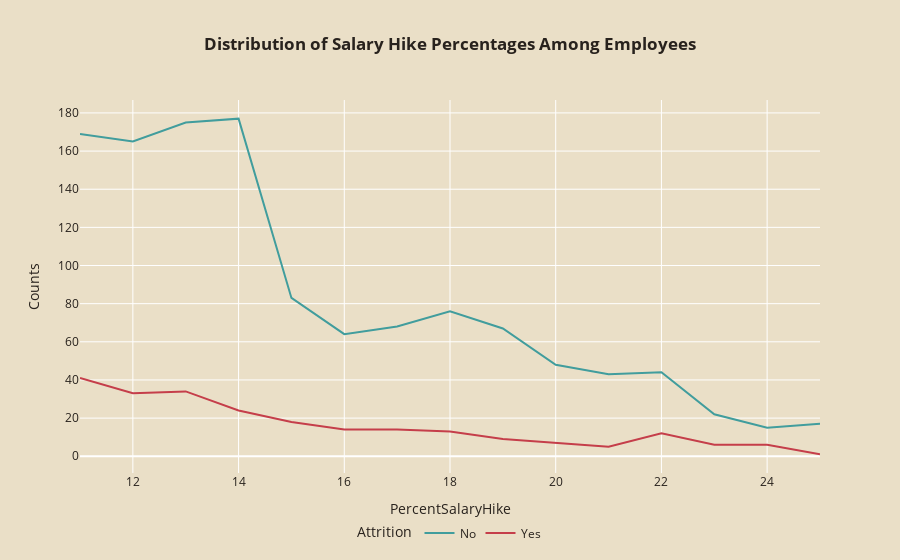

Notebook code for this chart:
### Markdown cell above
### The Impact of Salary Hikes on Employee Retention

### Code cell
hike_att = hr.groupby(['PercentSalaryHike', 'Attrition']).apply(lambda x: x['DailyRate'].count()).reset_index(name='Counts')

line_plot = px.line(hike_att, x='PercentSalaryHike', y='Counts', color='Attrition',
                    title='<b>Distribution of Salary Hike Percentages Among Employees</b>', height=500,
                    color_discrete_map={'Yes': '#C53E4A', 'No': '#419D9D'})

line_plot.update_traces(texttemplate='%{text:.2f}%', 
                  textposition='top center',
                  textfont_size=14, 
                  textfont_color='black',
                  marker=dict(line=dict(color='#28221D', width=1)))

line_plot.update_layout(title_x=0.5, 
                  legend=dict(orientation='h', yanchor='bottom', y=-0.2, xanchor='center', x=0.5),
                  font_color='#28221D',
                  paper_bgcolor='#EADFC7', 
                  plot_bgcolor='#EADFC7')

line_plot.show()

### Figure 1 — Plotly figure (JSON) as saved in the notebook; plotly's stock layout.template omitted (floating-point values rounded to 4 significant figures)
{"data": [{"hovertemplate": "Attrition=No<br>PercentSalaryHike=%{x}<br>Counts=%{y}<extra></extra>", "legendgroup": "No", "line": {"color": "#419D9D", "dash": "solid"}, "marker": {"symbol": "circle", "line": {"color": "#28221D", "width": 1}}, "mode": "lines", "name": "No", "orientation": "v", "showlegend": true, "x": [11, 12, 13, 14, 15, 16, 17, 18, 19, 20, 21, 22, 23, 24, 25], "xaxis": "x", "y": [169, 165, 175, 177, 83, 64, 68, 76, 67, 48, 43, 44, 22, 15, 17], "yaxis": "y", "type": "scatter", "textfont": {"color": "black", "size": 14}, "textposition": "top center", "texttemplate": "%{text:.2f}%"}, {"hovertemplate": "Attrition=Yes<br>PercentSalaryHike=%{x}<br>Counts=%{y}<extra></extra>", "legendgroup": "Yes", "line": {"color": "#C53E4A", "dash": "solid"}, "marker": {"symbol": "circle", "line": {"color": "#28221D", "width": 1}}, "mode": "lines", "name": "Yes", "orientation": "v", "showlegend": true, "x": [11, 12, 13, 14, 15, 16, 17, 18, 19, 20, 21, 22, 23, 24, 25], "xaxis": "x", "y": [41, 33, 34, 24, 18, 14, 14, 13, 9, 7, 5, 12, 6, 6, 1], "yaxis": "y", "type": "scatter", "textfont": {"color": "black", "size": 14}, "textposition": "top center", "texttemplate": "%{text:.2f}%"}], "layout": {"xaxis": {"anchor": "y", "domain": [0, 1], "title": {"text": "PercentSalaryHike"}, "type": "linear", "range": [11, 25], "autorange": true}, "yaxis": {"anchor": "x", "domain": [0, 1], "title": {"text": "Counts"}, "type": "linear", "range": [-8.778, 186.8], "autorange": true}, "legend": {"title": {"text": "Attrition"}, "tracegroupgap": 0, "orientation": "h", "yanchor": "bottom", "y": -0.2, "xanchor": "center", "x": 0.5}, "title": {"text": "<b>Distribution of Salary Hike Percentages Among Employees</b>", "x": 0.5}, "font": {"color": "#28221D"}, "paper_bgcolor": "#EADFC7", "plot_bgcolor": "#EADFC7", "autosize": true}}
